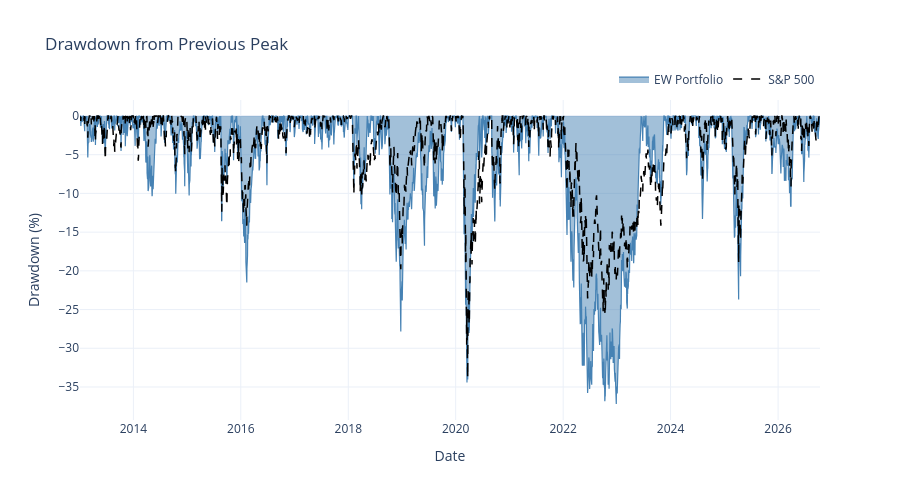

This figure's notebook cell:
### Code cell
# =============================================================================
# 10. Figure 09, drawdowns (underwater chart)
# =============================================================================
# 0% = new all time high. The deeper the curve, the bigger the loss
# from the last peak. The width of each trough is the time to recover.
# =============================================================================

dd = metrics.drawdown(all_returns[["EW Portfolio", "S&P 500"]]) * 100

fig9 = go.Figure()

fig9.add_trace(go.Scatter(
    x=dd.index, y=dd["EW Portfolio"], name="EW Portfolio",
    mode="lines", fill="tozeroy", line=dict(width=1.2, color="steelblue")
))
fig9.add_trace(go.Scatter(
    x=dd.index, y=dd["S&P 500"], name="S&P 500",
    mode="lines", line=dict(width=1.5, color="black", dash="dash")
))

fig9.update_layout(
    title="Drawdown from Previous Peak",
    xaxis_title="Date",
    yaxis_title="Drawdown (%)",
    template="plotly_white",
    height=500,
    legend=dict(orientation="h", yanchor="bottom", y=1.02, xanchor="right", x=1)
)

fig9.show()
fig9.write_html("../figures/09_drawdown.html", include_plotlyjs="cdn")
print("Figure saved : 09_drawdown")

### Figure 1 — Plotly figure (JSON) as saved in the notebook; plotly's stock layout.template omitted (floating-point values rounded to 4 significant figures; data arrays with more than 128 entries replaced by an {"elided": "..."} marker saying what was removed)
{"data": [{"fill": "tozeroy", "line": {"color": "steelblue", "width": 1.2}, "mode": "lines", "name": "EW Portfolio", "type": "scatter", "x": {"elided": "3465 str values"}, "y": {"elided": "3465 float values"}}, {"line": {"color": "black", "dash": "dash", "width": 1.5}, "mode": "lines", "name": "S&P 500", "type": "scatter", "x": {"elided": "3465 str values"}, "y": {"elided": "3465 float values"}}], "layout": {"height": 500, "legend": {"orientation": "h", "x": 1, "xanchor": "right", "y": 1.02, "yanchor": "bottom"}, "title": {"text": "Drawdown from Previous Peak"}, "xaxis": {"title": {"text": "Date"}}, "yaxis": {"title": {"text": "Drawdown (%)"}}}}
